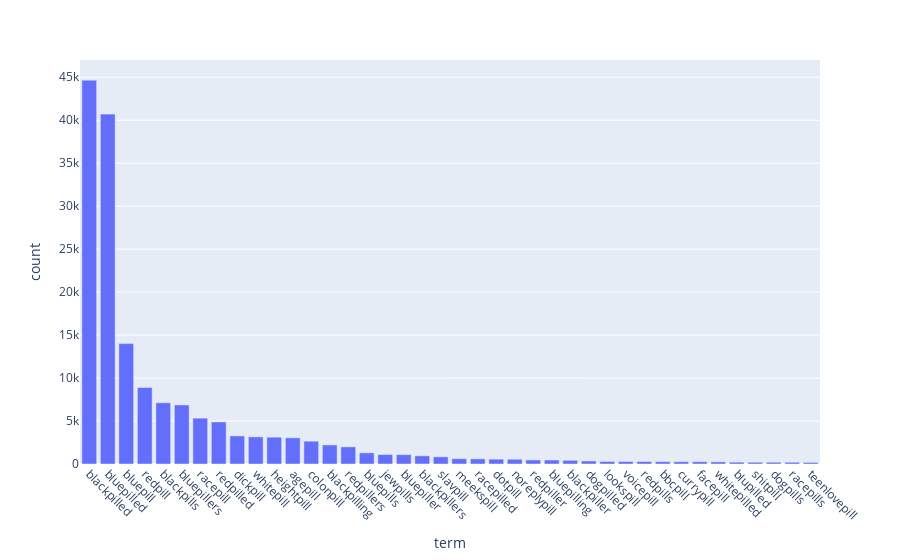

The cell this chart's notebook holds for it:
### Code cell
# pill varieties

from collections import Counter
import pandas as pd

exclude = usernames + [f'@{name}' for name in usernames] + [
    'pilled', 'pills', 'pillers', 'spill', 'theredpill', 'piller', 'pilling', 'spilling', 'spilled', 'pillars', 'pillar', 'horsepill', 'horsepills', 'pillage', 'pillages', 'spillage',
    'pillows', 'pillow', 'blackpillpres'
]
pill_variants = Counter({wd: model.wv.get_vecattr(wd, 'count') for wd in model.wv.key_to_index.keys() if 'pill' in wd and not wd in exclude})
pill_variants = pd.DataFrame(pill_variants.most_common(40), columns=['term', 'count'])
pill_variants

import plotly.express as px

fig = px.bar(pill_variants, x='term', y='count')
fig.update_xaxes(tickangle=45)

### Figure 1 — Plotly figure (JSON) as saved in the notebook; plotly's stock layout.template omitted (floating-point values rounded to 4 significant figures)
{"data": [{"alignmentgroup": "True", "hovertemplate": "term=%{x}<br>count=%{y}<extra></extra>", "legendgroup": "", "marker": {"color": "#636efa", "pattern": {"shape": ""}}, "name": "", "offsetgroup": "", "orientation": "v", "showlegend": false, "textposition": "auto", "type": "bar", "x": ["blackpilled", "bluepilled", "bluepill", "redpill", "blackpills", "bluepillers", "racepill", "redpilled", "dickpill", "whitepill", "heightpill", "agepill", "colonpill", "blackpilling", "redpillers", "bluepills", "jewpills", "bluepiller", "blackpillers", "slavpill", "meekspill", "racepilled", "dotpill", "noreplypill", "redpiller", "bluepilling", "blackpiller", "dogpilled", "lookspill", "voicepill", "redpills", "bbcpill", "currypill", "facepill", "whitepilled", "blupilled", "shitpill", "dogpills", "racepills", "teenlovepill"], "xaxis": "x", "y": [44659, 40713, 14007, 8910, 7123, 6871, 5334, 4893, 3269, 3159, 3122, 3050, 2655, 2218, 1996, 1299, 1101, 1092, 951, 838, 618, 596, 562, 551, 472, 469, 427, 350, 295, 291, 284, 275, 267, 264, 246, 215, 205, 203, 201, 185], "yaxis": "y"}], "layout": {"autosize": true, "barmode": "relative", "legend": {"tracegroupgap": 0}, "margin": {"t": 60}, "xaxis": {"anchor": "y", "autorange": true, "domain": [0, 1], "range": [-0.5, 39.5], "tickangle": 45, "title": {"text": "term"}, "type": "category"}, "yaxis": {"anchor": "x", "autorange": true, "domain": [0, 1], "range": [0, 47010.0], "title": {"text": "count"}, "type": "linear"}}}
